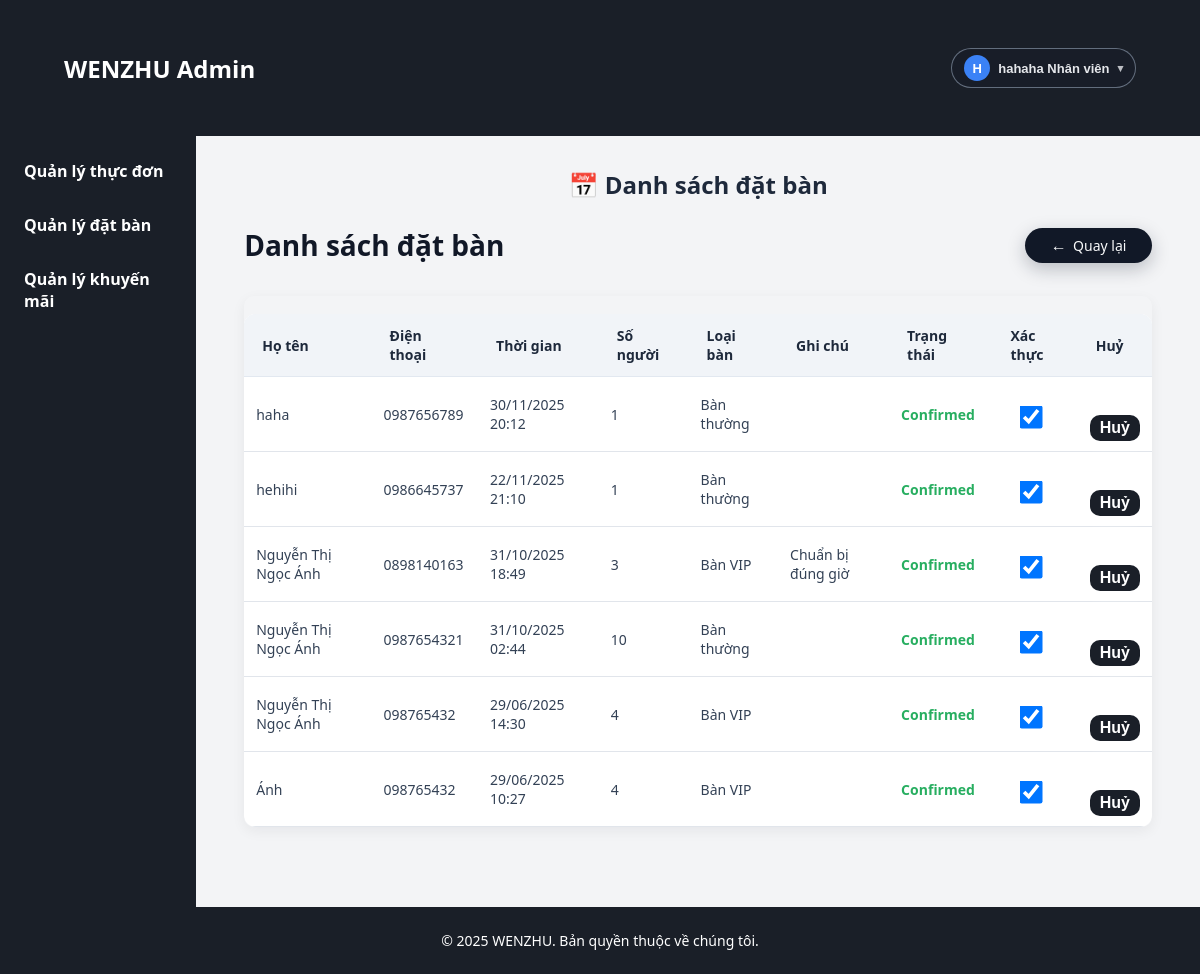
The app's page /admin/reservation_manage.php (signed in) with its own data.
### tables this page shows
CREATE TABLE `reservations` (
  `id` int(11) NOT NULL,
  `full_name` varchar(100) NOT NULL,
  `phone` varchar(20) NOT NULL,
  `reservation_date` datetime NOT NULL,
  `people_count` int(11) NOT NULL,
  `note` text DEFAULT NULL,
  `status` enum('pending','confirmed','cancelled') DEFAULT 'pending',
  `confirmation_code` varchar(20) DEFAULT NULL,
  `created_at` datetime DEFAULT current_timestamp(),
  `table_type` varchar(20) NOT NULL DEFAULT 'Bàn thường',
  `customer_id` int(11) DEFAULT NULL,
  `confirmed_by` int(11) DEFAULT NULL
);

### includes/db.php (called while the page is built, shortened)
<?php
spl_autoload_register(function ($class) {
    $prefixes = [
        'App\\Controllers\\' => __DIR__ . '/../controllers/',
        'App\\Models\\'      => __DIR__ . '/classes/',
        'App\\Components\\'  => __DIR__ . '/classes/',
        'App\\'              => __DIR__ . '/classes/',
    ];
    foreach ($prefixes as $prefix => $baseDir) {
        $len = strlen($prefix);
        $relative = substr($class, $len);
        $file = $baseDir . str_replace('\\', '/', $relative) . '.php';
        if (is_file($file)) {
            return;
        }
    }
});
require_once __DIR__ . '/classes/db.php';
require_once __DIR__ . '/classes/auth.php';
require_once __DIR__ . '/classes/models.php';
require_once __DIR__ . '/classes/components.php';

### includes/classes/auth.php (called while the page is built, shortened)
<?php
final class Auth {
    public static function guardAdmin(): void {
        $role = $_SESSION['user_role'] ?? '';
    }
}

### includes/classes/db.php (called while the page is built, shortened)
<?php
final class Db {
    private static ?\mysqli $conn = null;
    public static function conn(): \mysqli {
        if (!self::$conn) {
            self::$conn = new \mysqli('localhost', 'root', '', 'restaurant_db');
            self::$conn->set_charset('utf8mb4');
        }
        return self::$conn;
    }
}

### includes/classes/models.php (called while the page is built, shortened)
<?php
final class Reservation
{
    public static function listAll() {
        try {
            return Db::conn()->query(
                "SELECT * FROM reservations ORDER BY reservation_date DESC"
            );
        } catch (\Throwable $e) {
            return false;
        }
    }
}

### controllers/ReservationController.php (called while the page is built, shortened)
<?php
final class ReservationController
{
  public function listAll()
    {
        return Reservation::listAll();
    }
}

### admin/reservation_manage.php (the view, shortened to what this page needs)
<?php
require_once __DIR__ . '/../includes/db.php';
$ctrl = new ReservationController();
$list = $ctrl->listAll();
?>
<!DOCTYPE html>
<html lang="vi">
<head>
  <link rel="stylesheet" href="../assets/css/admin.css?v=<?= time(); ?>">
</head>
<body>
<?php include 'header.php'; ?>
<div class="admin-dashboard">
  <main class="admin-overview">
    <h2>📅 Danh sách đặt bàn</h2>
    <div class="admin-page-header">
    <h1 class="admin-page-title">Danh sách đặt bàn</h1>
    <a href="dashboard.php" class="admin-back-btn">
        <span class="admin-back-btn-icon">←</span>
        Quay lại
    </a>
</div>
    <div class="table-wrap">
      <table>
        <thead>
          <tr>
            <th>Họ tên</th>
            <th>Điện thoại</th>
            <th>Thời gian</th>
            <th>Số người</th>
            <th>Loại bàn</th>
            <th>Ghi chú</th>
            <th>Trạng thái</th>
            <th>Xác thực</th>
            <th>Huỷ</th>
          </tr>
        </thead>
        <tbody>
        <?php if ($list && $list->num_rows): ?>
          <?php while ($r = $list->fetch_assoc()): ?>
            <?php
              $status = (string)$r['status'];
              $isConfirmed = ($status === 'confirmed');
              $timeStr = $r['reservation_date'] ? date('d/m/Y H:i', strtotime($r['reservation_date'])) : '';
            ?>
            <tr>
              <td><?= htmlspecialchars($r['full_name'] ?? '') ?></td>
              <td><?= htmlspecialchars($r['phone'] ?? '') ?></td>
              <td><?= htmlspecialchars($timeStr) ?></td>
              <td><?= (int)($r['people_count'] ?? 0) ?></td>
              <td><?= htmlspecialchars($r['table_type'] ?? '') ?></td>
              <td><?= htmlspecialchars($r['note'] ?? '') ?></td>
              <td class="status-<?= htmlspecialchars($status) ?>"><?= htmlspecialchars(ucfirst($status)) ?></td>
              <td style="text-align:center;">
                <form method="post" style="display:inline">
                  <input type="checkbox" <?= $isConfirmed ? 'checked' : '' ?> onchange="this.form.submit()">
                </form>
              </td>
              <td style="text-align:center;">
                <?php if ($status !== 'cancelled'): ?>
                  <form method="post" onsubmit="return confirm('Xác nhận huỷ đặt bàn này?')">
                    <button type="submit" class="btn danger" style="padding:4px 10px;">Huỷ</button>
                  </form>
                <?php else: ?>
                  —
                <?php endif; ?>
              </td>
            </tr>
          <?php endwhile; ?>
        <?php else: ?>
          <tr><td colspan="9" style="text-align:center;">Chưa có đặt bàn.</td></tr>
        <?php endif; ?>
        </tbody>
      </table>
    </div>
  </main>
</div>
</body>
</html>

### assets/css/admin.css (style rules this page uses)
* { margin: 0; padding: 0; box-sizing: border-box; }
body { font-family: 'Segoe UI', Tahoma, Geneva, Verdana, sans-serif; background: #f5f5f5; color: #070707; min-height: 100vh; display: flex; flex-direction: column; }
a { text-decoration: none; transition: all 0.3s ease; }
.admin-dashboard { display: flex; flex: 1; min-height: calc(100vh - 150px); }
.admin-overview { flex-grow: 1; padding: 2rem 3rem 5rem 3rem; background: #f3f4f6; }
.admin-overview h2 { color: #1e293b; font-size: 24px; }
input, textarea, form input[type="text"], form input[type="number"], form input[type="email"], form input[type="password"], form textarea, form select, .form-container input[type="text"], .form-container input[type="email"], .form-container input[type="number"] { width: 100%; padding: 10px 14px; margin-top: 5px; border: 1.8px solid #ccc; border-radius: 8px; font-size: 15px; font-family: inherit; color: #444; transition: border-color 0.25s ease; }
form input[type="checkbox"], .admin-overview input[type="checkbox"] { transform: scale(1.15); margin-right: 8px; cursor: pointer; vertical-align: middle; }
.admin-overview input[type="checkbox"] { width: 20px; height: 20px; border-radius: 4px; transition: box-shadow 0.2s ease; }
.btn, button[type="submit"] { display: inline-flex; align-items: center; justify-content: center; padding: 8px 18px; border-radius: 999px; border: 1px solid #d1d5db; background: #f9fafb; color: #111827; font-size: 14px; font-weight: 500; cursor: pointer; text-decoration: none; gap: 6px; transition: background-color 0.15s ease, box-shadow 0.15s ease, border-color 0.15s ease, transform 0.05s ease; }
button[type="submit"] { margin-top: 28px; background-color: #1a1f28; color: #fff; font-weight: 700; font-size: 16px; padding: 12px 28px; border: none; border-radius: 10px; box-shadow: 0 5px 12px rgba(255, 255, 255, 0.5); }
table { width: 100%; border-collapse: collapse; margin-top: 18px; background: white; border-radius: 12px; overflow: hidden; box-shadow: 0 6px 18px rgba(0, 0, 0, 0.1); }
.table-wrap { overflow-x: auto; border-radius: 10px; box-shadow: 0 4px 14px rgba(15, 23, 42, 0.06); margin-top: 12px; }
.table-wrap table { box-shadow: none; }
thead { background: #f1f5f9; }
thead th, th { padding: 12px 18px; font-size: 14px; font-weight: 700; color: #1e293b; border-bottom: 1px solid #e2e8f0; text-align: left; user-select: none; }
th { background-color: #f1f4f8; color: #555; }
tbody tr { border-bottom: 1px solid #f1f5f9; }
tbody td, td { padding: 10px 12px; font-size: 14px; color: #334155; text-align: left; border-bottom: 1px solid #e1e5eb; vertical-align: middle; }
td { padding: 14px 18px; font-size: 15px; color: #444; }
.admin-overview td:last-child { text-align: center; }
.status-confirmed { color: #27ae60; font-weight: 700; }
h2, h3 { text-align: center; font-weight: 700; color: #222; margin-bottom: 25px; user-select: none; }
.admin-page-header { display: flex; align-items: center; justify-content: space-between; gap: 1.5rem; margin-bottom: 2rem; }
.admin-page-title { font-size: 28px; font-weight: 700; color: #111827; }
.admin-back-btn { display: inline-flex; align-items: center; gap: 0.4rem; padding: 0.5rem 1.6rem; border-radius: 999px; border: none; background-color: #111827; color: #f9fafb; font-size: 14px; font-weight: 500; text-decoration: none; box-shadow: 0 6px 18px rgba(15, 23, 42, 0.25); transition: background-color 0.15s ease, transform 0.1s ease, box-shadow 0.1s ease; }
.admin-back-btn-icon { font-size: 16px; line-height: 1; }

### records on screen
reservations: full_name "haha", phone "0987656789", reservation_date "30/11/2025 20:12", people_count "1", table_type "Bàn thường", status "Confirmed", status "☑"
reservations: full_name "hehihi", phone "0986645737", reservation_date "22/11/2025 21:10", people_count "1", table_type "Bàn thường", status "Confirmed", status "☑"
reservations: full_name "Nguyễn Thị Ngọc Ánh", phone "0898140163", reservation_date "31/10/2025 18:49", people_count "3", table_type "Bàn VIP", note "Chuẩn bị đúng giờ", status "Confirmed", status "☑"
reservations: full_name "Nguyễn Thị Ngọc Ánh", phone "0987654321", reservation_date "31/10/2025 02:44", people_count "10", table_type "Bàn thường", status "Confirmed", status "☑"
reservations: full_name "Nguyễn Thị Ngọc Ánh", phone "098765432", reservation_date "29/06/2025 14:30", people_count "4", table_type "Bàn VIP", status "Confirmed", status "☑"
reservations: full_name "Ánh", phone "098765432", reservation_date "29/06/2025 10:27", people_count "4", table_type "Bàn VIP", status "Confirmed", status "☑"

### other values on screen
$avatarLetter "H"
$username "hahaha"
$roleLabel "Nhân viên"
$item['label'] "Quản lý thực đơn"
$item['label'] "Quản lý đặt bàn"
$item['label'] "Quản lý khuyến mãi"
$this->year "2025"
$this->brand "WENZHU"
